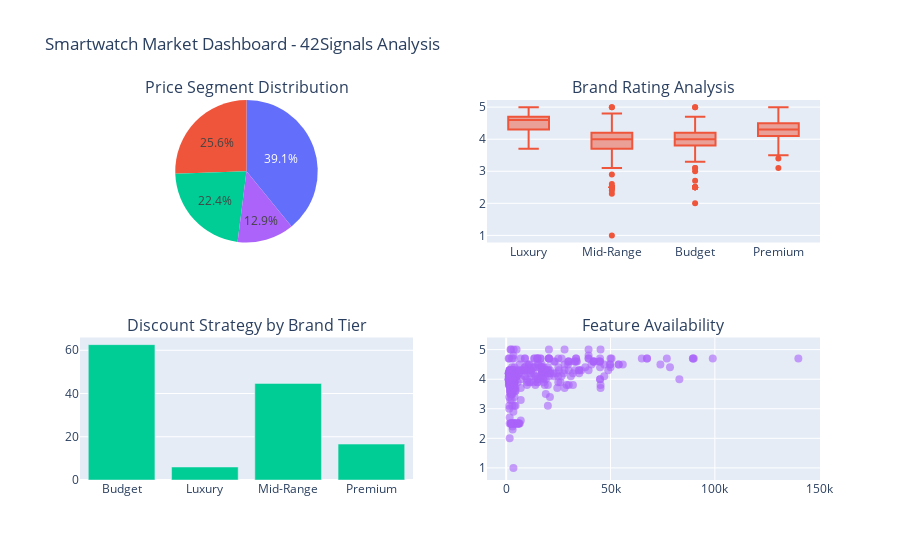

The code cell stored with this chart in its notebook:
### Code cell
# Interactive Dashboard Concept using Plotly
order = ['Budget', 'Mid-Range', 'Premium', 'Luxury']
fig = make_subplots(
    rows=2, cols=2,
    subplot_titles=('Price Segment Distribution', 'Brand Rating Analysis', 
                   'Discount Strategy by Brand Tier', 'Feature Availability'),
    specs=[[{"type": "pie"}, {"type": "box"}],
           [{"type": "bar"}, {"type": "scatter"}]]
)

# Price Segment Distribution
price_segment_counts = df['Price Segment'].value_counts()
price_segment_counts = price_segment_counts.reindex(order)
fig.add_trace(
    go.Pie(labels=price_segment_counts.index, values=price_segment_counts.values,
           name="Price Segments"),
    row=1, col=1
)

# Brand Rating Analysis
fig.add_trace(
    go.Box(x=df['Price Segment'], y=df['Rating'],
           name="Ratings by Tier"),
    row=1, col=2
)

# Discount Analysis
discount_by_tier = df.groupby('Price Segment')['Discount Percentage'].mean()
fig.add_trace(
    go.Bar(x=discount_by_tier.index, y=discount_by_tier.values,
           name="Average Discount"),
    row=2, col=1
)

# Price vs Rating
fig.add_trace(
    go.Scatter(x=df['Current Price'], y=df['Rating'],
              mode='markers', name="Price vs Rating",
              marker=dict(size=8, opacity=0.6)),
    row=2, col=2
)

fig.update_layout(height=800, showlegend=False, 
                  title_text="Smartwatch Market Dashboard - 42Signals Analysis")
fig.show()

### Figure 1 — Plotly figure (JSON) as saved in the notebook; plotly's stock layout.template omitted (floating-point values rounded to 4 significant figures; data arrays with more than 128 entries replaced by an {"elided": "..."} marker saying what was removed)
{"data": [{"domain": {"x": [0, 0.45], "y": [0.625, 1]}, "labels": ["Budget", "Mid-Range", "Premium", "Luxury"], "name": "Price Segments", "type": "pie", "values": [176, 115, 101, 58]}, {"name": "Ratings by Tier", "type": "box", "x": {"elided": "450 str values"}, "xaxis": "x", "y": {"elided": "450 float values"}, "yaxis": "y"}, {"name": "Average Discount", "type": "bar", "x": ["Budget", "Luxury", "Mid-Range", "Premium"], "xaxis": "x2", "y": [62.62, 6.009, 44.68, 16.62], "yaxis": "y2"}, {"marker": {"opacity": 0.6, "size": 8}, "mode": "markers", "name": "Price vs Rating", "type": "scatter", "x": {"elided": "450 float values"}, "xaxis": "x3", "y": {"elided": "450 float values"}, "yaxis": "y3"}], "layout": {"annotations": [{"font": {"size": 16}, "showarrow": false, "text": "Price Segment Distribution", "x": 0.225, "xanchor": "center", "xref": "paper", "y": 1, "yanchor": "bottom", "yref": "paper"}, {"font": {"size": 16}, "showarrow": false, "text": "Brand Rating Analysis", "x": 0.775, "xanchor": "center", "xref": "paper", "y": 1, "yanchor": "bottom", "yref": "paper"}, {"font": {"size": 16}, "showarrow": false, "text": "Discount Strategy by Brand Tier", "x": 0.225, "xanchor": "center", "xref": "paper", "y": 0.375, "yanchor": "bottom", "yref": "paper"}, {"font": {"size": 16}, "showarrow": false, "text": "Feature Availability", "x": 0.775, "xanchor": "center", "xref": "paper", "y": 0.375, "yanchor": "bottom", "yref": "paper"}], "autosize": true, "showlegend": false, "title": {"text": "Smartwatch Market Dashboard - 42Signals Analysis"}, "xaxis": {"anchor": "y", "autorange": true, "domain": [0.55, 1], "range": [-0.5, 3.5], "type": "category"}, "xaxis2": {"anchor": "y2", "autorange": true, "domain": [0, 0.45], "range": [-0.5, 3.5], "type": "category"}, "xaxis3": {"anchor": "y3", "autorange": true, "domain": [0.55, 1], "range": [-8583.0, 149800.0], "type": "linear"}, "yaxis": {"anchor": "x", "autorange": true, "domain": [0.625, 1], "range": [0.7778, 5.222], "type": "linear"}, "yaxis2": {"anchor": "x2", "autorange": true, "domain": [0, 0.375], "range": [0, 65.91], "type": "linear"}, "yaxis3": {"anchor": "x3", "autorange": true, "domain": [0, 0.375], "range": [0.6662, 5.334], "type": "linear"}}}
